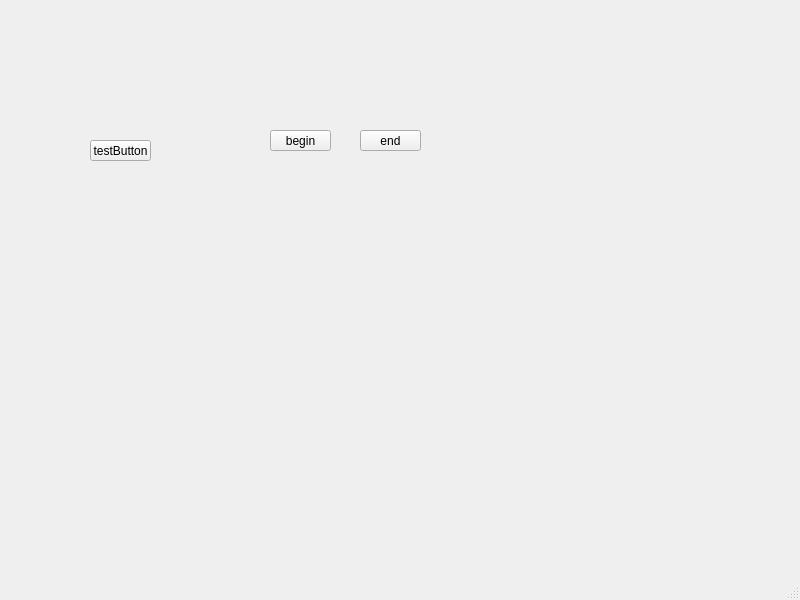
<?xml version="1.0" encoding="UTF-8"?>
<ui version="4.0">
 <class>MainWindow</class>
 <widget class="QMainWindow" name="MainWindow">
  <property name="geometry">
   <rect>
    <x>0</x>
    <y>0</y>
    <width>800</width>
    <height>600</height>
   </rect>
  </property>
  <property name="windowTitle">
   <string>MainWindow</string>
  </property>
  <widget class="QWidget" name="centralwidget">
   <widget class="QPushButton" name="btn_test">
    <property name="geometry">
     <rect>
      <x>90</x>
      <y>140</y>
      <width>61</width>
      <height>21</height>
     </rect>
    </property>
    <property name="text">
     <string>testButton</string>
    </property>
   </widget>
   <widget class="QPushButton" name="btn_begin">
    <property name="geometry">
     <rect>
      <x>270</x>
      <y>130</y>
      <width>61</width>
      <height>21</height>
     </rect>
    </property>
    <property name="text">
     <string>begin</string>
    </property>
   </widget>
   <widget class="QPushButton" name="btn_end">
    <property name="geometry">
     <rect>
      <x>360</x>
      <y>130</y>
      <width>61</width>
      <height>21</height>
     </rect>
    </property>
    <property name="text">
     <string>end</string>
    </property>
   </widget>
  </widget>
  <widget class="QMenuBar" name="menubar">
   <property name="geometry">
    <rect>
     <x>0</x>
     <y>0</y>
     <width>800</width>
     <height>18</height>
    </rect>
   </property>
  </widget>
  <widget class="QStatusBar" name="statusbar"/>
 </widget>
 <resources/>
 <connections/>
</ui>
